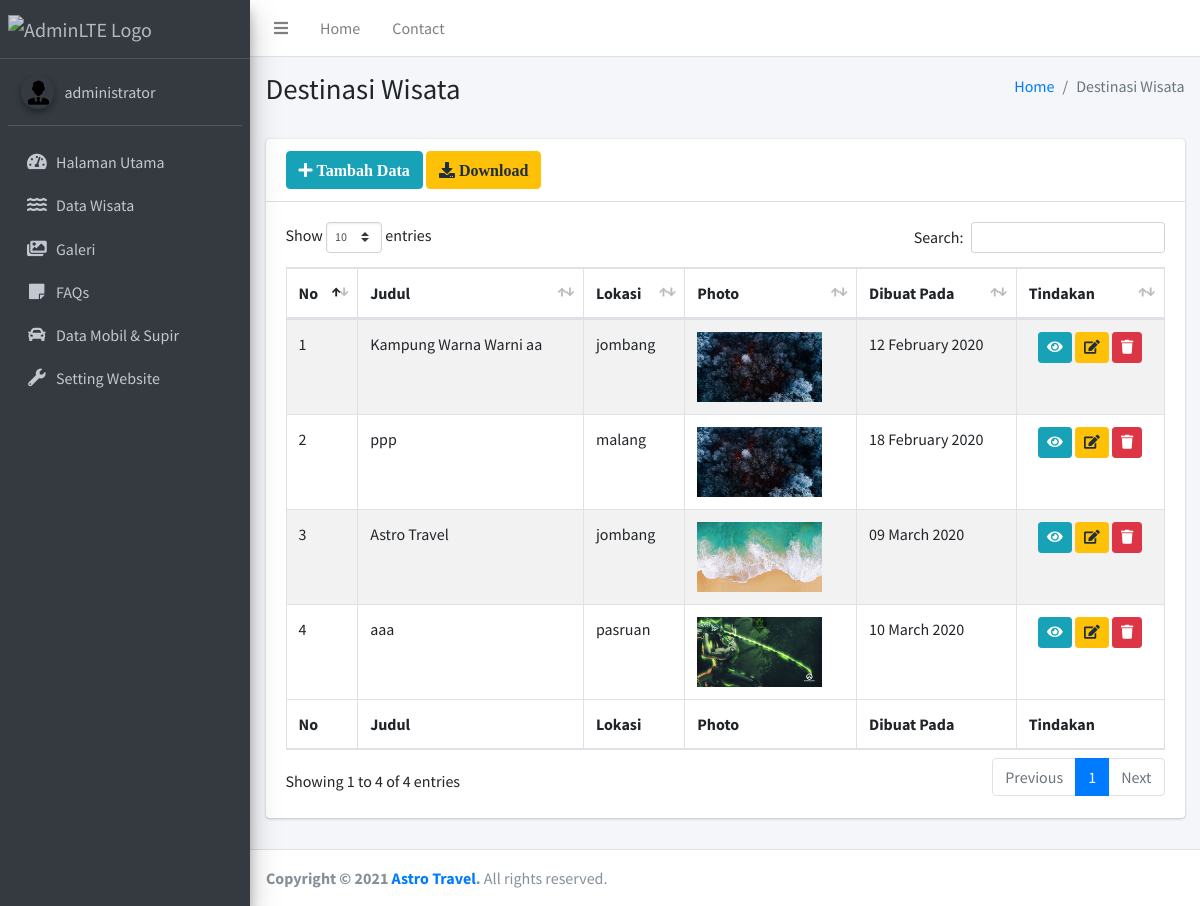
Screenshot of /index.php/admin/wisata with the database file from the repository.
### tables this page shows
CREATE TABLE `tb_wisata` (
  `id` int(11) NOT NULL,
  `judul` varchar(200) NOT NULL,
  `kode_lokasi` int(11) NOT NULL,
  `gambar` varchar(100) NOT NULL,
  `konten` varchar(10000) NOT NULL,
  `tanggal` varchar(100) NOT NULL,
  `dibuat` varchar(200) NOT NULL
);

CREATE TABLE `tb_lokasi` (
  `id` int(11) NOT NULL,
  `nama` varchar(200) NOT NULL
);

### application/controllers/admin.php (called while the page is built, shortened)
<?php
class Admin extends CI_Controller
{
	function __construct(){
		$this->load->model('m_admin');
		$this->load->model('m_kota');
		$this->load->helper('form');
		$this->load->library('form_validation');
	}
	public function wisata()
	{
		$data['judul'] = 'Destinasi Wisata';
		$data['user'] = $this->m_admin->join_kota();
		$this->load->view('templates/admin_header', $data);
		$this->load->view('templates/admin_navbar', $data);
		$this->load->view('templates/admin_sidebar', $data);
		$this->load->view('admin/wisata', $data);
		$this->load->view('templates/admin_footer', $data);
	}
}

### index.php (called while the page is built, shortened)
<?php
require_once BASEPATH.'core/CodeIgniter.php';

### application/models/m_admin.php (called while the page is built, shortened)
<?php
	class m_admin extends CI_Model{
		public function join_kota()
		{
            $this->db->select('*');
		    $this->db->join('tb_wisata', 'tb_lokasi.id = tb_wisata.kode_lokasi');
		    $this->db->from('tb_lokasi');
		    $query = $this->db->get();
		    return $query->result();
		}
	}
 ?>

### application/views/admin/wisata.php (the view, shortened to what this page needs)
<div class="content-wrapper">
  <section class="content-header">
    <div class="container-fluid">
      <div class="row mb-2">
        <div class="col-sm-6">
        <h1 class="h3 mb-4 text-gray-800"><?= $judul?></h1>
        </div>
        <div class="col-sm-6">
          <ol class="breadcrumb float-sm-right">
            <li class="breadcrumb-item"><a href="#">Home</a></li>
            <li class="breadcrumb-item active"><?= $judul?></li>
          </ol>
        </div>
      </div>
      <div class="card">
          <div class="card-header">
           <a href="<?= base_url(); ?>/admin/tambah_wisata" class="btn btn-info">
             <i class="fa fa-plus">
               Tambah Data
             </i>
           </a>
          <a href="#" class="btn btn-warning">
             <i class="fa fa-download">
               Download
             </i>
           </a>
          </div>
          <div class="card-body">
            <table id="example1" class="table table-bordered table-striped">
              <thead>
              <tr>
                <th>No</th>
                <th>Judul</th>
                <th>Lokasi</th>
                <th>Photo</th>
                <th>Dibuat Pada</th>
                <th>Tindakan</th>
              </tr>
              </thead>
              <tbody>
                <?php
                  $no = 1;
                  foreach($user as $u){
                  ?>
                <tr>
                  <td><?= $no++ ?></td>
                  <td><?= $u->judul ?></td>
                  <td><?= $u->nama ?></td>
                  <td>
                    <a target="_blank" href="<?= base_url(); ?>dist/img/wisata/<?= $u->gambar ?>">
                      <img src="<?= base_url(); ?>dist/img/wisata/<?= $u->gambar ?>" height="70" width="125">
                    </a>
                  </td>
                  <td><?= $u->tanggal ?></td>
                  <td>
                    <center>
                      <a href="#" data-toggle="modal" data-target="#exampleModal" class="btn btn-sm btn-info see-detail" title="Detail" data-id="<?= $u->id?>" data-gambar="<?= $u->gambar ?>" data-lokasi="<?= $u->nama ?>" data-judul="<?= $u->judul?>" data-konten="<?= $u->konten?>" data-tanggal="<?= $u->tanggal?>" data-dibuat="<?= $u->dibuat?>" >
                        <i class="fa fa-eye"></i>
                      </a>
                      <a href="<?= base_url(); ?>/admin/edit_wisata/<?= $u->id ?>" class="btn btn-sm btn-warning" title="Edit">
                        <i class="fas fa-edit"></i>
                      </a>
                      <a href="<?= base_url(); ?>admin/hapus/<?= $u->id ?>" class="btn btn-sm btn-danger" title="Hapus" onclick = "return confirm('Yakin ingin menghapus data?')">
                        <i class="fa fa-trash"></i>
                      </a>
                    </center>
                  </td>
                </tr>
                <?php } ?>
              </tbody>
              <tfoot>
              <tr>
                <th>No</th>
                <th>Judul</th>
                <th>Lokasi</th>
                <th>Photo</th>
                <th>Dibuat Pada</th>
                <th>Tindakan</th>
              </tr>
              </tfoot>
            </table>
          </div>
        </div>
    </div>
  </section>
</div>

### application/views/templates/admin_header.php (shortened to what this page needs)
<!DOCTYPE html>
<html>
<head>
  <link rel="stylesheet" href="<?= base_url(); ?>plugins/fontawesome-free/css/all.min.css">
  <link rel="stylesheet" href="https://code.ionicframework.com/ionicons/2.0.1/css/ionicons.min.css">
  <link rel="stylesheet" href="<?= base_url(); ?>plugins/datatables-bs4/css/dataTables.bootstrap4.css">
  <link rel="stylesheet" href="<?= base_url(); ?>/dist/css/adminlte.min.css">
</head>
<body class="hold-transition sidebar-mini">

### application/views/templates/admin_navbar.php
<div class="wrapper">
  <nav class="main-header navbar navbar-expand navbar-white navbar-light">
    <ul class="navbar-nav">
      <li class="nav-item">
        <a class="nav-link" data-widget="pushmenu" href="#"><i class="fas fa-bars"></i></a>
      </li>
      <li class="nav-item d-none d-sm-inline-block">
        <a href="../../index3.html" class="nav-link">Home</a>
      </li>
      <li class="nav-item d-none d-sm-inline-block">
        <a href="#" class="nav-link">Contact</a>
      </li>
    </ul>
  </nav>

### application/views/templates/admin_sidebar.php
<aside class="main-sidebar sidebar-dark-primary elevation-4">
  <a href="../../index3.html" class="brand-link">
    <img height="60px" src="<?= base_url(); ?>/dist/img/astro2.png"
         alt="AdminLTE Logo"
         style="opacity: .8">
  </a>
  <div class="sidebar">
    <div class="user-panel mt-3 pb-3 mb-3 d-flex">
      <div class="image">
        <img src="<?= base_url(); ?>dist/img/admin.png" class="img-circle elevation-2" alt="User Image">
      </div>
      <div class="info">
        <a href="#" class="d-block">administrator</a>
      </div>
    </div>
    <nav class="mt-2">
      <ul class="nav nav-pills nav-sidebar flex-column" data-widget="treeview" role="menu" data-accordion="false">
        <li class="nav-item">
          <a href="<?= base_url(); ?>admin/" class="nav-link">
            <i class="nav-icon fas fa-tachometer-alt"></i>
            <p>
              Halaman Utama
            </p>
          </a>
        </li>
        <li class="nav-item">
          <a href="<?= base_url(); ?>admin/wisata" class="nav-link">
            <i class="nav-icon fas fa-water"></i>
            <p>
              Data Wisata
            </p>
          </a>
        </li>
        <li class="nav-item">
          <a href="<?= base_url(); ?>admin/galeri" class="nav-link">
            <i class="nav-icon fas fa-images"></i>
            <p>
              Galeri
            </p>
          </a>
        </li>
        <li class="nav-item">
          <a href="<?= base_url(); ?>admin/faq" class="nav-link">
            <i class="nav-icon fas fa-sticky-note"></i>
            <p>
              FAQs
            </p>
          </a>
        </li>
        <li class="nav-item">
          <a href="<?= base_url(); ?>admin/supirmobil" class="nav-link">
            <i class="nav-icon fas fa-car"></i>
            <p>
              Data Mobil & Supir
            </p>
          </a>
        </li>
        <li class="nav-item">
          <a href="<?= base_url(); ?>admin/setting" class="nav-link">
            <i class="nav-icon fas fa-wrench"></i>
            <p>
              Setting Website
            </p>
          </a>
        </li>
      </ul>
    </nav>
  </div>
</aside>

### application/views/templates/admin_footer.php (shortened to what this page needs)
  <footer class="main-footer">
    <strong>Copyright &copy;  <?= date('Y') ?> <a href="http://adminlte.io">Astro Travel</a>.</strong> All rights
    reserved.
  </footer>
</div>
</body>
</html>

### rows the page displays
tb_wisata: judul "Kampung Warna Warni aa", kode_lokasi.nama "jombang", gambar (picture), tanggal "12 February 2020"
tb_wisata: judul "ppp", kode_lokasi.nama "malang", gambar (picture), tanggal "18 February 2020"
tb_wisata: judul "Astro Travel", kode_lokasi.nama "jombang", gambar (picture), tanggal "09 March 2020"
tb_wisata: judul "aaa", kode_lokasi.nama "pasruan", gambar (picture), tanggal "10 March 2020"

### other values shown
$judul "Destinasi Wisata"
